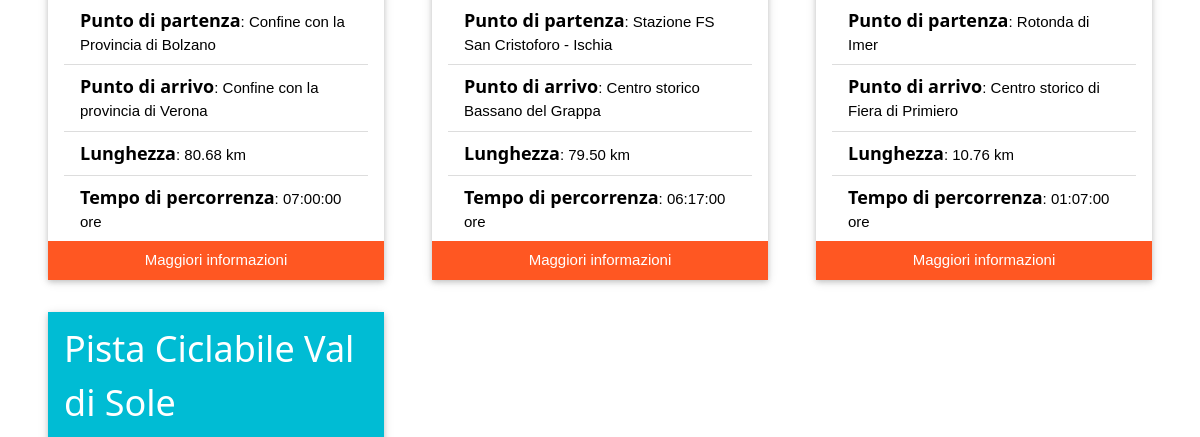
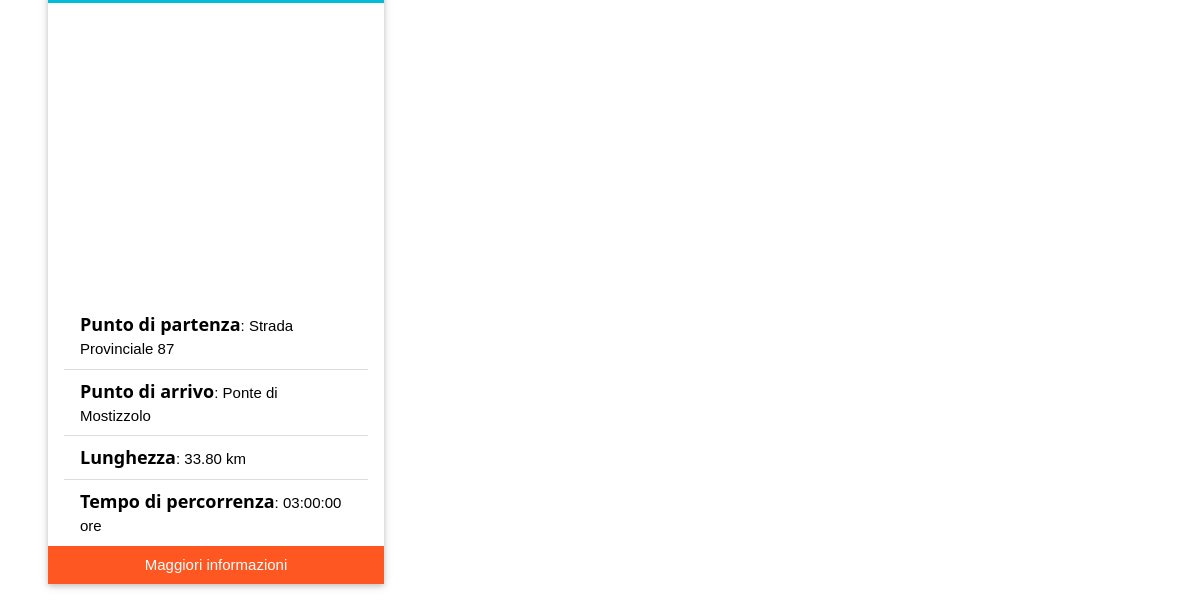
Before: /views/itinerari.php (lower part) with the older database file (2 pictures, top to bottom).
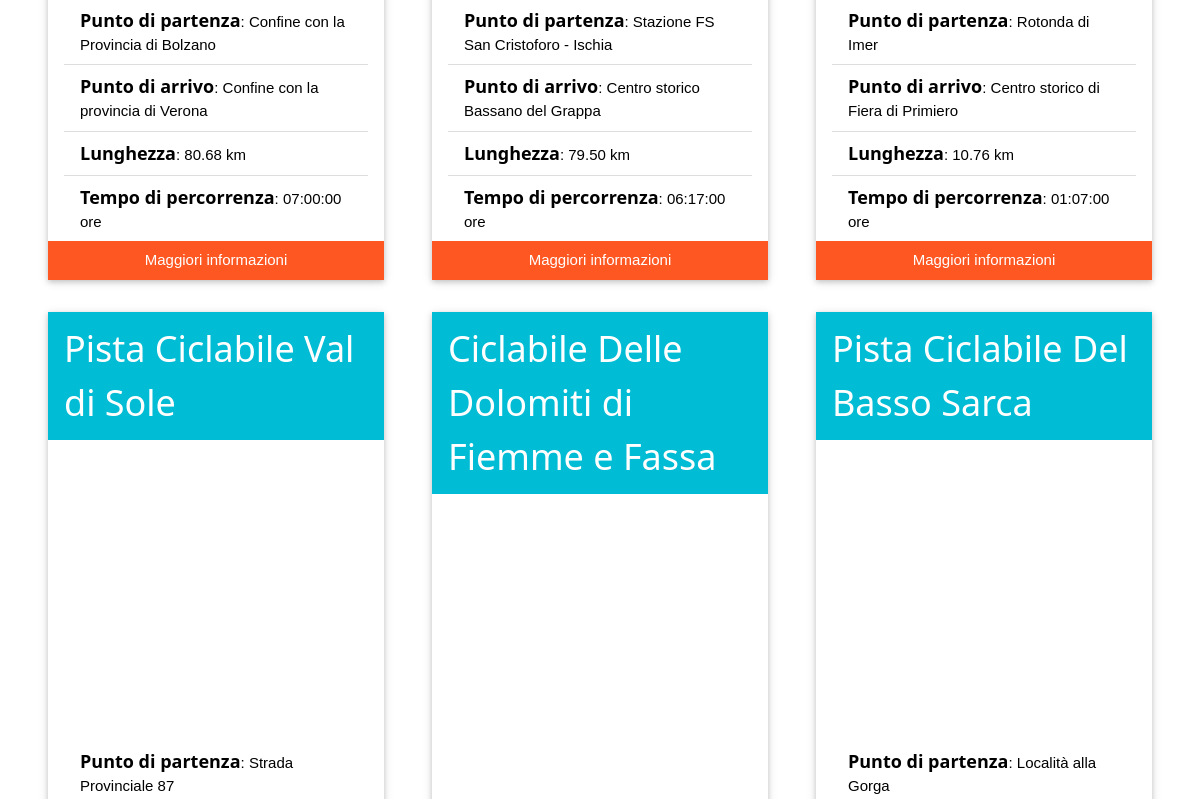
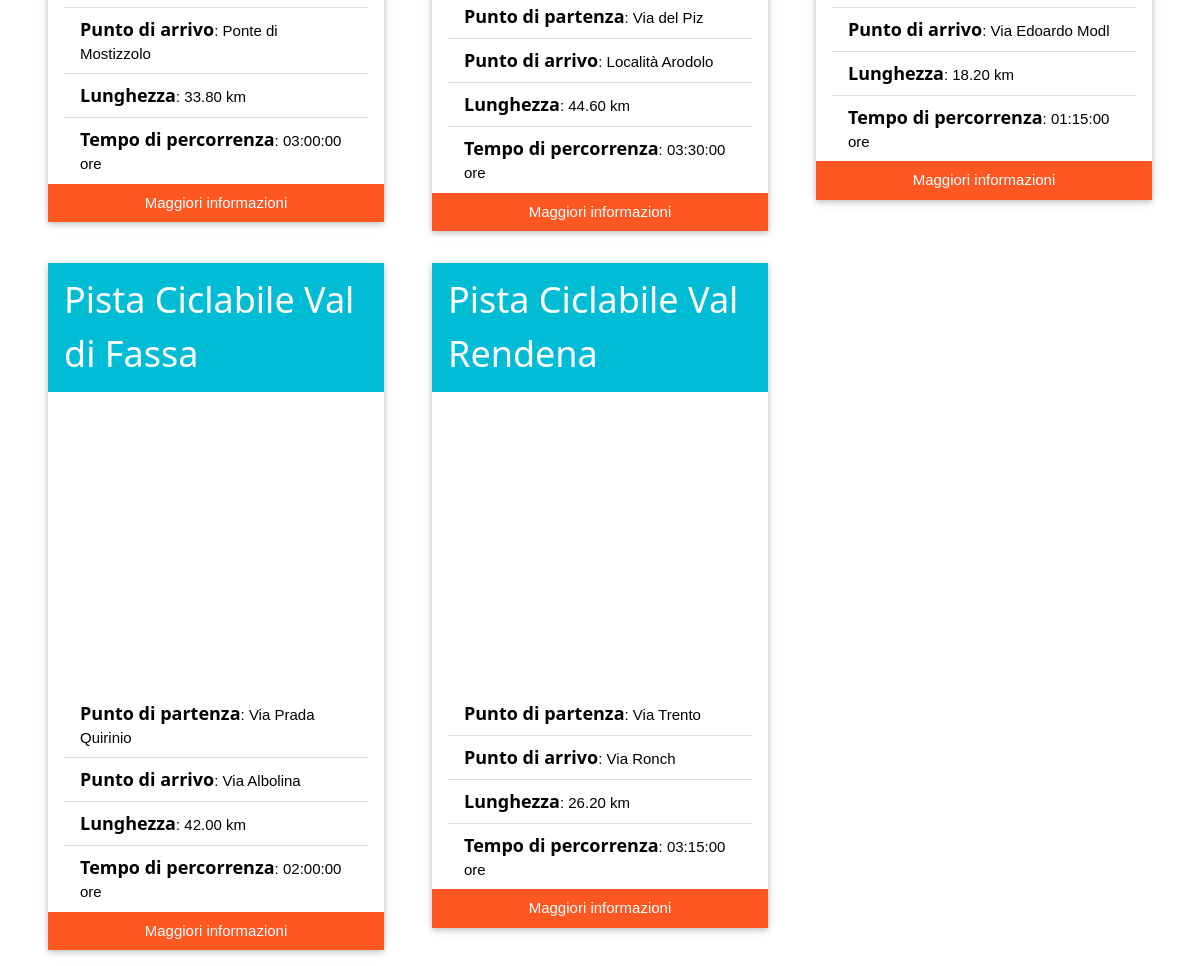
After: the same page with the newer database file (2 pictures, top to bottom).
### tables this page shows
create table itinerari(
    id               int unsigned auto_increment not null,
    nome             varchar(100)                not null,
    descrizione      text                        not null,
    lunghezza        decimal(7,2)                not null,
    tempoPercorrenza time                        not null,
    difficolta       set("1","2","3","4","5")    not null,
    infoUtili        text,
    tracciaGPS       varchar(250)                not null,
    idUtente         int unsigned,
    idPuntoPartenza  int unsigned                not null,
    idPuntoArrivo    int unsigned                not null,

    primary key (id),
    foreign key (idUtente) references utenti(id)
        on delete set null
        on update cascade,
    foreign key (idPuntoPartenza) references puntiSignificativi(id)
        on delete restrict
        on update cascade,
    foreign key (idPuntoArrivo)   references puntiSignificativi(id)
        on delete restrict
        on update cascade
);

create table puntiSignificativi(
    id          int         unsigned auto_increment                 not null,
    nome        varchar(50)                                         not null,
    tipo        set("ristoro", "interesse", "riparazione", "altro") not null default "altro",
    sitoWeb     varchar(300),
     
    latitudine  decimal(18, 15)                                     not null,
     
    longitudine decimal(17,15)                                      not null,
    idUtente    int unsigned,
    idLocalita  int unsigned                                        not null,

    primary key(id),

    foreign key (idUtente) references utenti(id)
        on delete set null
        on update cascade,
    foreign key (idLocalita) references localita(id)
        on delete restrict
        on update cascade
);

### views/itinerari.php (the view, shortened to what this page needs)
<!DOCTYPE html>
<html>
    <head>
        <?php include "head.php" ?>
    </head>
    <body>
        <section class='w3-container'>
        <?php
            $query = "SELECT itinerari.*, immagini.path, p1.nome as puntoPartenza, p2.nome as puntoArrivo
                    from itinerari, immagini, puntiSignificativi as p1, puntiSignificativi as p2
                    where immagini.idItinerario = itinerari.id and
                          p1.id = itinerari.idPuntoPartenza and
                          p2.id = itinerari.idPuntoArrivo
                    group by itinerari.id";
            $res = mysql_query($query);
            $i = 0;
            while ($row = mysql_fetch_array($res)) {
                if ($i%3 == 0) {
                    if ($i != 0) {
                        echo "\t\t\t</section>\n";
                    }
                    echo "\t\t\t<section class='w3-row-padding'>\n";
                }
                echo "<div class='w3-third'>
                        <article class='w3-card-2 w3-margin'>
                            <header class='w3-container w3-cyan w3-text-white'><h1>".$row["nome"]."</h1></header>
                            <div class='my-card-image'
                                style='background-image:url(/FindMyRoute/files/imgs/".$row["path"].")'></div>
                            <article class='w3-container'>
                                <ul class='w3-ul'>
                                    <li><h5 class='my-label'>Punto di partenza</h5>: ".$row["puntoPartenza"]."</li>
                                    <li><h5 class='my-label'>Punto di arrivo</h5>: ".$row["puntoArrivo"]."</li>
                                    <li><h5 class='my-label'>Lunghezza</h5>: ".$row["lunghezza"]." km</li>
                                    <li><h5 class='my-label'>Tempo di percorrenza</h5>: ".$row["tempoPercorrenza"]." ore</li>
                                </ul>
                            </article>
                            <footer>
                                <form action='itinerario.php' method='post'>
                                <input type='hidden' name='idItinerario' value='".$row["id"]."'/>
                                <input type='submit' name='submit' value='Maggiori informazioni' class='w3-button w3-block w3-deep-orange'/>
                                </form>
                            </footer>
                        </article>
                    </div>";
                $i++;
            }
         ?>
            </section>
    </body>
</html>

### views/head.php (shortened to what this page needs)
<link rel="stylesheet" type="text/css" href="/FindMyRoute/css/reset.css" />
<link rel="stylesheet" type="text/css" href="/FindMyRoute/css/mystyle.css" />
<link rel="stylesheet" type="text/css" href="/FindMyRoute/css/w3.css" />
<link rel="stylesheet" type="text/css" href="/FindMyRoute/css/fonts.css" />
<link rel="stylesheet" type="text/css" href="/FindMyRoute/css/font-awesome.min.css" />

### css/mystyle.css (style rules this page uses)
body, h1, h2, h3, h4, h5, h6 { font-family: "Lato", sans-serif }
.w3-bar, h1, button { font-family: "Montserrat", sans-serif }
.my-label { display: inline; font-weight: bold; }
.my-card-image { width: 100%; height: 300px;; background-size:cover; background-position:50% 50%; }

### css/w3.css (style rules this page uses)
html { box-sizing: border-box }
*, *:before, *:after { box-sizing: inherit }
html { -ms-text-size-adjust: 100%; -webkit-text-size-adjust: 100% }
body { margin: 0 }
article, aside, details, figcaption, figure, footer, header, main, menu, nav, section, summary { display: block }
button, input, select, textarea { font: inherit; margin: 0 }
button, input { overflow: visible }
button, html [type=button], [type=reset], [type=submit] { -webkit-appearance: button }
html, body { font-family: Verdana, sans-serif; font-size: 15px; line-height: 1.5 }
html { overflow-x: hidden }
h1 { font-size: 36px }
h5 { font-size: 18px }
h1, h2, h3, h4, h5, h6 { font-family: "Segoe UI", Arial, sans-serif; font-weight: 400; margin: 10px 0 }
.w3-btn, .w3-button { border: none; display: inline-block; outline: 0; padding: 8px 16px; vertical-align: middle; overflow: hidden; text-decoration: none; color: inherit; background-color: inherit; text-align: center; cursor: pointer; white-space: nowrap }
.w3-btn, .w3-button { -webkit-touch-callout: none; -webkit-user-select: none; -khtml-user-select: none; -moz-user-select: none; -ms-user-select: none; user-select: none }
.w3-ul { list-style-type: none; padding: 0; margin: 0 }
.w3-ul li { padding: 8px 16px; border-bottom: 1px solid #ddd }
.w3-ul li:last-child { border-bottom: none }
.w3-block { display: block; width: 100% }
.w3-container:after, .w3-container:before, .w3-panel:after, .w3-panel:before, .w3-row:after, .w3-row:before, .w3-row-padding:after, .w3-row-padding:before, .w3-cell-row:before, .w3-cell-row:after, .w3-clear:after, .w3-clear:before, .w3-bar:before, .w3-bar:after { content: ""; display: table; clear: both }
.w3-col, .w3-half, .w3-third, .w3-twothird, .w3-threequarter, .w3-quarter { float: left; width: 100% }
@media (min-width:601px) { .w3-col.m4, .w3-third { width: 33.33333% } }
.w3-row-padding, .w3-row-padding>.w3-half, .w3-row-padding>.w3-third, .w3-row-padding>.w3-twothird, .w3-row-padding>.w3-threequarter, .w3-row-padding>.w3-quarter, .w3-row-padding>.w3-col { padding: 0 8px }
.w3-container, .w3-panel { padding: 0.01em 16px }
.w3-card, .w3-card-2 { box-shadow: 0 2px 5px 0 rgba(0, 0, 0, 0.16), 0 2px 10px 0 rgba(0, 0, 0, 0.12) }
.w3-margin { margin: 16px!important }
.w3-cyan, .w3-hover-cyan:hover { color: #000!important; background-color: #00bcd4!important }
.w3-deep-orange, .w3-hover-deep-orange:hover { color: #fff!important; background-color: #ff5722!important }
.w3-text-white, .w3-hover-text-white:hover { color: #fff!important }

Changed rows visible on the page:
added itinerari: nome "Ciclabile Delle Dolomiti di Fiemme e Fassa", idPuntoPartenza.nome "Via del Piz", idPuntoArrivo.nome "Località Arodolo", lunghezza "44.60", tempoPercorrenza "03:30:00"
added itinerari: nome "Pista Ciclabile Del Basso Sarca", idPuntoPartenza.nome "Località alla Gorga", idPuntoArrivo.nome "Via Edoardo Modl", lunghezza "18.20", tempoPercorrenza "01:15:00"
added itinerari: nome "Pista Ciclabile Val di Fassa", idPuntoPartenza.nome "Via Prada Quirinio", idPuntoArrivo.nome "Via Albolina", lunghezza "42.00", tempoPercorrenza "02:00:00"
added itinerari: nome "Pista Ciclabile Val Rendena", idPuntoPartenza.nome "Via Trento", idPuntoArrivo.nome "Via Ronch", lunghezza "26.20", tempoPercorrenza "03:15:00"
